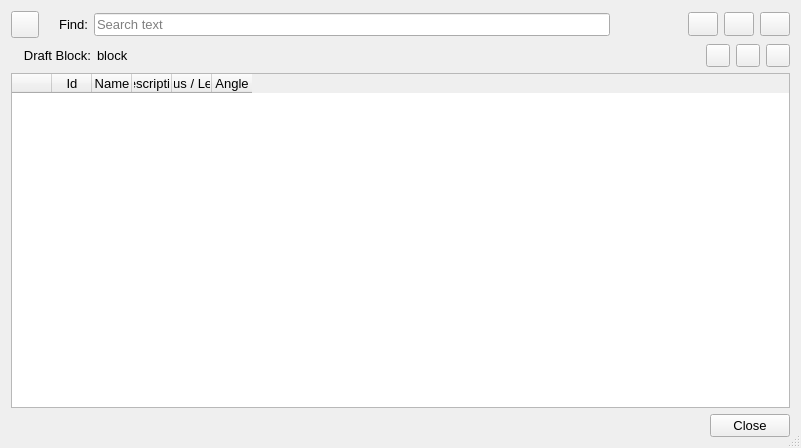
<?xml version="1.0" encoding="UTF-8"?>
<ui version="4.0">
 <class>HistoryDialog</class>
 <widget class="QDialog" name="HistoryDialog">
  <property name="windowModality">
   <enum>Qt::NonModal</enum>
  </property>
  <property name="geometry">
   <rect>
    <x>0</x>
    <y>0</y>
    <width>801</width>
    <height>448</height>
   </rect>
  </property>
  <property name="minimumSize">
   <size>
    <width>100</width>
    <height>0</height>
   </size>
  </property>
  <property name="maximumSize">
   <size>
    <width>16777215</width>
    <height>16777215</height>
   </size>
  </property>
  <property name="palette">
   <palette>
    <active>
     <colorrole role="Highlight">
      <brush brushstyle="SolidPattern">
       <color alpha="255">
        <red>217</red>
        <green>217</green>
        <blue>217</blue>
       </color>
      </brush>
     </colorrole>
     <colorrole role="HighlightedText">
      <brush brushstyle="SolidPattern">
       <color alpha="255">
        <red>0</red>
        <green>0</green>
        <blue>0</blue>
       </color>
      </brush>
     </colorrole>
    </active>
    <inactive>
     <colorrole role="Highlight">
      <brush brushstyle="SolidPattern">
       <color alpha="255">
        <red>217</red>
        <green>217</green>
        <blue>217</blue>
       </color>
      </brush>
     </colorrole>
     <colorrole role="HighlightedText">
      <brush brushstyle="SolidPattern">
       <color alpha="255">
        <red>0</red>
        <green>0</green>
        <blue>0</blue>
       </color>
      </brush>
     </colorrole>
    </inactive>
    <disabled>
     <colorrole role="Highlight">
      <brush brushstyle="SolidPattern">
       <color alpha="255">
        <red>0</red>
        <green>120</green>
        <blue>215</blue>
       </color>
      </brush>
     </colorrole>
     <colorrole role="HighlightedText">
      <brush brushstyle="SolidPattern">
       <color alpha="255">
        <red>0</red>
        <green>0</green>
        <blue>0</blue>
       </color>
      </brush>
     </colorrole>
    </disabled>
   </palette>
  </property>
  <property name="font">
   <font>
    <pointsize>10</pointsize>
   </font>
  </property>
  <property name="windowTitle">
   <string>History</string>
  </property>
  <property name="windowIcon">
   <iconset resource="../../../libs/vmisc/share/resources/icon.qrc">
    <normaloff>:/tsvg/spectrum/History.tsvg</normaloff>:/tsvg/spectrum/History.tsvg</iconset>
  </property>
  <property name="locale">
   <locale language="English" country="UnitedStates"/>
  </property>
  <property name="sizeGripEnabled">
   <bool>true</bool>
  </property>
  <layout class="QVBoxLayout" name="verticalLayout">
   <item>
    <layout class="QHBoxLayout" name="horizontalLayout">
     <item>
      <widget class="QToolButton" name="clipboard_ToolButton">
       <property name="text">
        <string/>
       </property>
       <property name="icon">
        <iconset resource="../../../libs/vmisc/share/resources/icon.qrc">
         <normaloff>:/tsvg/seamly/clipboard_icon.tsvg</normaloff>:/tsvg/seamly/clipboard_icon.tsvg</iconset>
       </property>
       <property name="iconSize">
        <size>
         <width>20</width>
         <height>20</height>
        </size>
       </property>
      </widget>
     </item>
     <item>
      <widget class="QLabel" name="findIcon_Label">
       <property name="maximumSize">
        <size>
         <width>16</width>
         <height>16</height>
        </size>
       </property>
       <property name="text">
        <string/>
       </property>
       <property name="pixmap">
        <pixmap resource="../../../libs/vmisc/share/resources/icon.qrc">:/tsvg/spectrum/Search.tsvg</pixmap>
       </property>
       <property name="scaledContents">
        <bool>true</bool>
       </property>
       <property name="alignment">
        <set>Qt::AlignCenter</set>
       </property>
      </widget>
     </item>
     <item>
      <widget class="QLabel" name="findText_Label">
       <property name="font">
        <font>
         <pointsize>10</pointsize>
        </font>
       </property>
       <property name="text">
        <string>Find:</string>
       </property>
       <property name="alignment">
        <set>Qt::AlignRight|Qt::AlignTrailing|Qt::AlignVCenter</set>
       </property>
      </widget>
     </item>
     <item>
      <widget class="QLineEdit" name="find_LineEdit">
       <property name="font">
        <font>
         <pointsize>10</pointsize>
        </font>
       </property>
       <property name="mouseTracking">
        <bool>true</bool>
       </property>
       <property name="placeholderText">
        <string>Search text</string>
       </property>
       <property name="clearButtonEnabled">
        <bool>true</bool>
       </property>
      </widget>
     </item>
     <item>
      <widget class="QPushButton" name="prev_PushButton">
       <property name="sizePolicy">
        <sizepolicy hsizetype="Preferred" vsizetype="Preferred">
         <horstretch>0</horstretch>
         <verstretch>0</verstretch>
        </sizepolicy>
       </property>
       <property name="minimumSize">
        <size>
         <width>30</width>
         <height>24</height>
        </size>
       </property>
       <property name="maximumSize">
        <size>
         <width>30</width>
         <height>24</height>
        </size>
       </property>
       <property name="toolTip">
        <string>Find previous</string>
       </property>
       <property name="text">
        <string notr="true"/>
       </property>
       <property name="icon">
        <iconset resource="../../../libs/vmisc/share/resources/theme.qrc">
         <normaloff>:/tsvg/spectrum/ChevronLeft.tsvg</normaloff>:/tsvg/spectrum/ChevronLeft.tsvg</iconset>
       </property>
       <property name="iconSize">
        <size>
         <width>24</width>
         <height>18</height>
        </size>
       </property>
       <property name="flat">
        <bool>true</bool>
       </property>
      </widget>
     </item>
     <item>
      <widget class="QPushButton" name="next_PushButton">
       <property name="sizePolicy">
        <sizepolicy hsizetype="Preferred" vsizetype="Preferred">
         <horstretch>0</horstretch>
         <verstretch>0</verstretch>
        </sizepolicy>
       </property>
       <property name="minimumSize">
        <size>
         <width>30</width>
         <height>24</height>
        </size>
       </property>
       <property name="maximumSize">
        <size>
         <width>30</width>
         <height>24</height>
        </size>
       </property>
       <property name="toolTip">
        <string>Find next</string>
       </property>
       <property name="text">
        <string notr="true"/>
       </property>
       <property name="icon">
        <iconset resource="../../../libs/vmisc/share/resources/theme.qrc">
         <normaloff>:/tsvg/spectrum/ChevronRight.tsvg</normaloff>:/tsvg/spectrum/ChevronRight.tsvg</iconset>
       </property>
       <property name="iconSize">
        <size>
         <width>24</width>
         <height>18</height>
        </size>
       </property>
       <property name="flat">
        <bool>true</bool>
       </property>
      </widget>
     </item>
     <item>
      <widget class="QToolButton" name="regex_ToolButton">
       <property name="sizePolicy">
        <sizepolicy hsizetype="Preferred" vsizetype="Preferred">
         <horstretch>0</horstretch>
         <verstretch>0</verstretch>
        </sizepolicy>
       </property>
       <property name="minimumSize">
        <size>
         <width>30</width>
         <height>24</height>
        </size>
       </property>
       <property name="maximumSize">
        <size>
         <width>30</width>
         <height>24</height>
        </size>
       </property>
       <property name="toolTip">
        <string>Seach by regular expression</string>
       </property>
       <property name="text">
        <string notr="true"/>
       </property>
       <property name="icon">
        <iconset resource="../../../libs/vmisc/share/resources/icon.qrc">
         <normaloff>:/tsvg/seamly/regex.tsvg</normaloff>:/tsvg/seamly/regex.tsvg</iconset>
       </property>
       <property name="iconSize">
        <size>
         <width>24</width>
         <height>18</height>
        </size>
       </property>
       <property name="checkable">
        <bool>true</bool>
       </property>
      </widget>
     </item>
     <item>
      <widget class="QToolButton" name="case_ToolButton">
       <property name="sizePolicy">
        <sizepolicy hsizetype="Preferred" vsizetype="Preferred">
         <horstretch>0</horstretch>
         <verstretch>0</verstretch>
        </sizepolicy>
       </property>
       <property name="minimumSize">
        <size>
         <width>30</width>
         <height>24</height>
        </size>
       </property>
       <property name="maximumSize">
        <size>
         <width>30</width>
         <height>24</height>
        </size>
       </property>
       <property name="toolTip">
        <string>Case sensitive</string>
       </property>
       <property name="text">
        <string notr="true"/>
       </property>
       <property name="icon">
        <iconset resource="../../../libs/vmisc/share/resources/icon.qrc">
         <normaloff>:/tsvg/seamly/case.tsvg</normaloff>:/tsvg/seamly/case.tsvg</iconset>
       </property>
       <property name="iconSize">
        <size>
         <width>24</width>
         <height>18</height>
        </size>
       </property>
       <property name="checkable">
        <bool>true</bool>
       </property>
      </widget>
     </item>
     <item>
      <widget class="QToolButton" name="word_ToolButton">
       <property name="sizePolicy">
        <sizepolicy hsizetype="Preferred" vsizetype="Preferred">
         <horstretch>0</horstretch>
         <verstretch>0</verstretch>
        </sizepolicy>
       </property>
       <property name="minimumSize">
        <size>
         <width>30</width>
         <height>24</height>
        </size>
       </property>
       <property name="maximumSize">
        <size>
         <width>30</width>
         <height>24</height>
        </size>
       </property>
       <property name="toolTip">
        <string>Search by full word</string>
       </property>
       <property name="text">
        <string notr="true"/>
       </property>
       <property name="icon">
        <iconset resource="../../../libs/vmisc/share/resources/icon.qrc">
         <normaloff>:/tsvg/seamly/word.tsvg</normaloff>:/tsvg/seamly/word.tsvg</iconset>
       </property>
       <property name="iconSize">
        <size>
         <width>24</width>
         <height>18</height>
        </size>
       </property>
       <property name="checkable">
        <bool>true</bool>
       </property>
      </widget>
     </item>
    </layout>
   </item>
   <item>
    <layout class="QHBoxLayout" name="horizontalLayout_2">
     <item>
      <widget class="QLabel" name="draftblock_Label">
       <property name="sizePolicy">
        <sizepolicy hsizetype="Preferred" vsizetype="Preferred">
         <horstretch>0</horstretch>
         <verstretch>0</verstretch>
        </sizepolicy>
       </property>
       <property name="minimumSize">
        <size>
         <width>80</width>
         <height>0</height>
        </size>
       </property>
       <property name="text">
        <string>Draft Block:</string>
       </property>
       <property name="alignment">
        <set>Qt::AlignRight|Qt::AlignTrailing|Qt::AlignVCenter</set>
       </property>
      </widget>
     </item>
     <item>
      <widget class="QLabel" name="draftblockName_Label">
       <property name="sizePolicy">
        <sizepolicy hsizetype="Expanding" vsizetype="Preferred">
         <horstretch>0</horstretch>
         <verstretch>0</verstretch>
        </sizepolicy>
       </property>
       <property name="minimumSize">
        <size>
         <width>500</width>
         <height>0</height>
        </size>
       </property>
       <property name="text">
        <string>block</string>
       </property>
      </widget>
     </item>
     <item>
      <spacer name="horizontalSpacer">
       <property name="orientation">
        <enum>Qt::Horizontal</enum>
       </property>
       <property name="sizeHint" stdset="0">
        <size>
         <width>40</width>
         <height>20</height>
        </size>
       </property>
      </spacer>
     </item>
     <item>
      <widget class="QToolButton" name="moveToTop_ToolButton">
       <property name="text">
        <string notr="true"/>
       </property>
       <property name="icon">
        <iconset resource="../../../libs/vmisc/share/resources/theme.qrc">
         <normaloff>:/tsvg/seamly/go-top.tsvg</normaloff>:/tsvg/seamly/go-top.tsvg</iconset>
       </property>
      </widget>
     </item>
     <item>
      <widget class="QToolButton" name="moveToCursor_ToolButton">
       <property name="text">
        <string notr="true"/>
       </property>
       <property name="icon">
        <iconset resource="../../../libs/vmisc/share/resources/icon.qrc">
         <normaloff>:/tsvg/seamly/fast_forward_left_to_right_arrow.tsvg</normaloff>:/tsvg/seamly/fast_forward_left_to_right_arrow.tsvg</iconset>
       </property>
      </widget>
     </item>
     <item>
      <widget class="QToolButton" name="moveToBottom_ToolButton">
       <property name="text">
        <string notr="true"/>
       </property>
       <property name="icon">
        <iconset resource="../../../libs/vmisc/share/resources/theme.qrc">
         <normaloff>:/tsvg/seamly/go-bottom.tsvg</normaloff>:/tsvg/seamly/go-bottom.tsvg</iconset>
       </property>
      </widget>
     </item>
    </layout>
   </item>
   <item>
    <widget class="QTableWidget" name="tableWidget">
     <property name="palette">
      <palette>
       <active>
        <colorrole role="Highlight">
         <brush brushstyle="SolidPattern">
          <color alpha="255">
           <red>162</red>
           <green>188</green>
           <blue>216</blue>
          </color>
         </brush>
        </colorrole>
       </active>
       <inactive>
        <colorrole role="Highlight">
         <brush brushstyle="SolidPattern">
          <color alpha="255">
           <red>162</red>
           <green>188</green>
           <blue>216</blue>
          </color>
         </brush>
        </colorrole>
       </inactive>
       <disabled>
        <colorrole role="Highlight">
         <brush brushstyle="SolidPattern">
          <color alpha="255">
           <red>0</red>
           <green>120</green>
           <blue>215</blue>
          </color>
         </brush>
        </colorrole>
       </disabled>
      </palette>
     </property>
     <property name="font">
      <font>
       <pointsize>10</pointsize>
      </font>
     </property>
     <property name="mouseTracking">
      <bool>false</bool>
     </property>
     <property name="focusPolicy">
      <enum>Qt::NoFocus</enum>
     </property>
     <property name="frameShadow">
      <enum>QFrame::Sunken</enum>
     </property>
     <property name="lineWidth">
      <number>1</number>
     </property>
     <property name="alternatingRowColors">
      <bool>true</bool>
     </property>
     <property name="selectionBehavior">
      <enum>QAbstractItemView::SelectRows</enum>
     </property>
     <property name="iconSize">
      <size>
       <width>24</width>
       <height>24</height>
      </size>
     </property>
     <property name="wordWrap">
      <bool>false</bool>
     </property>
     <property name="cornerButtonEnabled">
      <bool>true</bool>
     </property>
     <property name="columnCount">
      <number>6</number>
     </property>
     <attribute name="horizontalHeaderVisible">
      <bool>true</bool>
     </attribute>
     <attribute name="horizontalHeaderMinimumSectionSize">
      <number>30</number>
     </attribute>
     <attribute name="horizontalHeaderDefaultSectionSize">
      <number>40</number>
     </attribute>
     <attribute name="horizontalHeaderHighlightSections">
      <bool>false</bool>
     </attribute>
     <attribute name="horizontalHeaderStretchLastSection">
      <bool>false</bool>
     </attribute>
     <attribute name="verticalHeaderVisible">
      <bool>true</bool>
     </attribute>
     <attribute name="verticalHeaderMinimumSectionSize">
      <number>24</number>
     </attribute>
     <attribute name="verticalHeaderDefaultSectionSize">
      <number>24</number>
     </attribute>
     <attribute name="verticalHeaderHighlightSections">
      <bool>false</bool>
     </attribute>
     <column>
      <property name="text">
       <string/>
      </property>
      <property name="font">
       <font>
        <pointsize>10</pointsize>
       </font>
      </property>
     </column>
     <column>
      <property name="text">
       <string>Id</string>
      </property>
      <property name="font">
       <font>
        <pointsize>10</pointsize>
       </font>
      </property>
      <property name="background">
       <color>
        <red>255</red>
        <green>255</green>
        <blue>255</blue>
       </color>
      </property>
     </column>
     <column>
      <property name="text">
       <string>Name</string>
      </property>
      <property name="font">
       <font>
        <pointsize>10</pointsize>
       </font>
      </property>
     </column>
     <column>
      <property name="text">
       <string>Description</string>
      </property>
     </column>
     <column>
      <property name="text">
       <string>Radius / Length</string>
      </property>
     </column>
     <column>
      <property name="text">
       <string>Angle</string>
      </property>
     </column>
    </widget>
   </item>
   <item>
    <widget class="QDialogButtonBox" name="buttonBox">
     <property name="orientation">
      <enum>Qt::Horizontal</enum>
     </property>
     <property name="standardButtons">
      <set>QDialogButtonBox::Close</set>
     </property>
    </widget>
   </item>
  </layout>
 </widget>
 <tabstops>
  <tabstop>tableWidget</tabstop>
  <tabstop>buttonBox</tabstop>
 </tabstops>
 <resources>
  <include location="../../../libs/vmisc/share/resources/icon.qrc"/>
  <include location="../../../libs/vmisc/share/resources/theme.qrc"/>
 </resources>
 <connections>
  <connection>
   <sender>buttonBox</sender>
   <signal>accepted()</signal>
   <receiver>HistoryDialog</receiver>
   <slot>accept()</slot>
   <hints>
    <hint type="sourcelabel">
     <x>248</x>
     <y>254</y>
    </hint>
    <hint type="destinationlabel">
     <x>157</x>
     <y>274</y>
    </hint>
   </hints>
  </connection>
  <connection>
   <sender>buttonBox</sender>
   <signal>rejected()</signal>
   <receiver>HistoryDialog</receiver>
   <slot>reject()</slot>
   <hints>
    <hint type="sourcelabel">
     <x>316</x>
     <y>260</y>
    </hint>
    <hint type="destinationlabel">
     <x>286</x>
     <y>274</y>
    </hint>
   </hints>
  </connection>
 </connections>
</ui>
